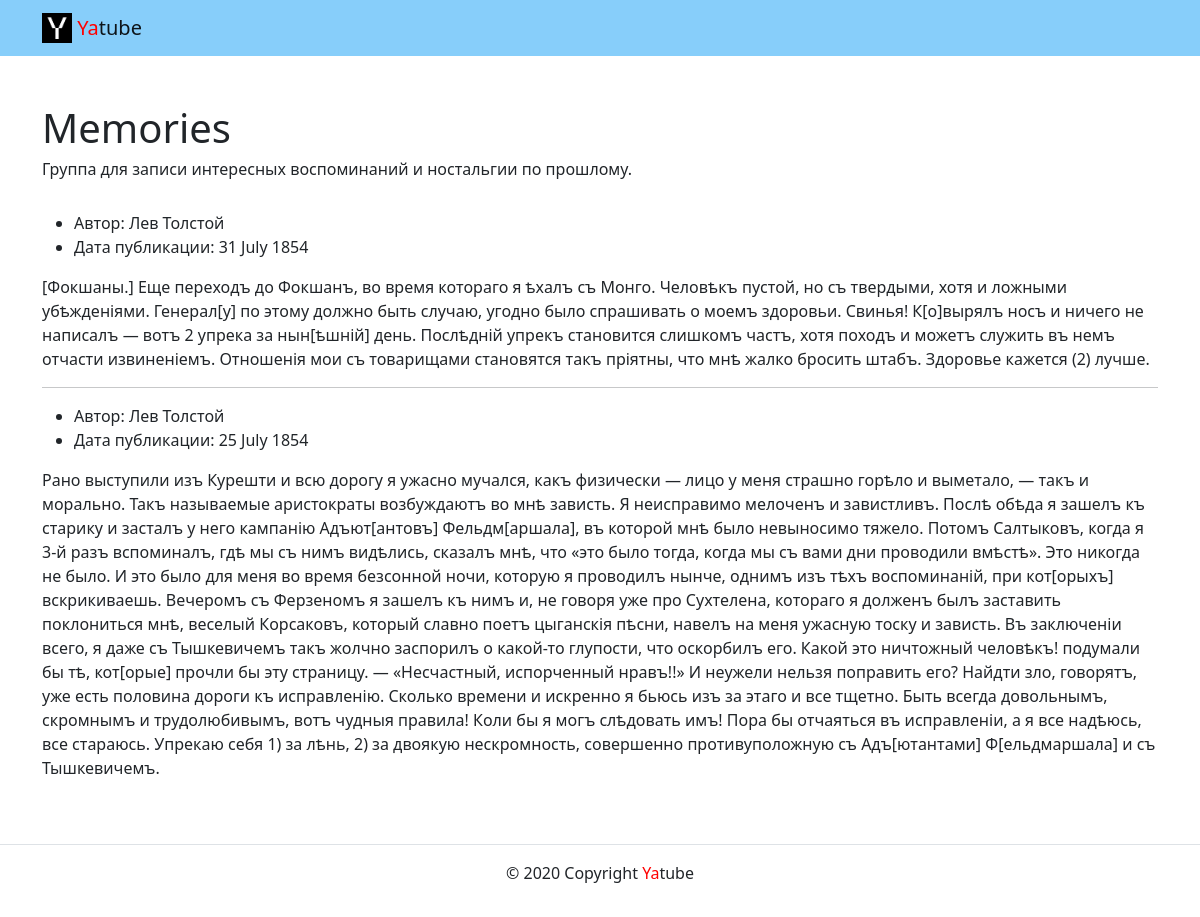
/group/memories/, run on the app's committed database.
### posts/models.py (models this page shows)
class Group(models.Model):
    title = models.TextField()
    slug = models.SlugField(unique=True)
    description = models.TextField()

class Post(models.Model):
    text = models.TextField()
    pub_date = models.DateTimeField(auto_now_add=True)
    author = models.ForeignKey(
        User,
        on_delete=models.CASCADE,
        related_name='posts'
    )
    group = models.ForeignKey(
        Group,
        blank=True,
        null=True,
        on_delete=models.CASCADE,
        related_name='group'
    )

### posts/views.py (the view)
# urls.py: path('group/<slug:slug>/', views.group_posts, name='group_list'),
def group_posts(request, slug):
    group = get_object_or_404(Group, slug=slug)
    posts = Post.objects.filter(group=group).order_by('-pub_date')[:10]
    context = {
        'group': group,
        'posts': posts,
    }
    return render(request, 'posts/group_list.html', context)

### templates/posts/group_list.html
{% extends 'base.html' %}
{% block content %}
<div class="container py-5">
  <h1>{{ group.title }}</h1>
  <h6>{{ group.description}}</h6>
  <br>
  <article>
  {% for post in posts %}
    <ul>
      <li>
        Автор: {{ post.author.get_full_name }}
      </li>
      <li>
        Дата публикации: {{ post.pub_date|date:"d E Y" }}
      </li>
    </ul>
    <p>{{ post.text }}</p>
    {% if not forloop.last %}<hr>{% endif %}
  {% endfor %}
  </article>
</div>
{% endblock %}

### data on the page
Group: title "Memories", description "Группа для записи интересных воспоминаний и ностальгии по прошлому."
Post: author.get_full_name "Лев Толстой", pub_date "31 July 1854", text "[Фокшаны.] Еще переходъ до Фокшанъ, во время котораго я ѣхалъ съ Монго. Человѣкъ пустой, но съ твердыми, хотя и ложными убѣжденіями. Генерал[у] по этому должно быть случаю, угодно было спрашивать о моемъ здоровьи. Свинья! К[о]вырялъ носъ и ничего не написалъ — вотъ 2 упрека за нын[ѣшній] день. Послѣдній упрекъ становится слишкомъ частъ, хотя походъ и можетъ служить въ немъ отчасти извиненіемъ. Отношенія мои съ товарищами становятся такъ пріятны, что мнѣ жалко бросить штабъ. Здоровье кажется (2) лучше."
Post: author.get_full_name "Лев Толстой", pub_date "25 July 1854", text "Рано выступили изъ Курешти и всю дорогу я ужасно мучался, какъ физически — лицо у меня страшно горѣло и выметало, — такъ и морально. Такъ называемые аристократы возбуждаютъ во мнѣ зависть. Я неисправимо мелоченъ и завистливъ. Послѣ обѣда я зашелъ къ старику и засталъ у него кампанію Адъют[антовъ] Фельдм[аршала], въ которой мнѣ было невыносимо тяжело. Потомъ Салтыковъ, когда я 3-й разъ вспоминалъ, гдѣ мы съ нимъ видѣлись, сказалъ мнѣ, что «это было тогда, когда мы съ вами дни проводили вмѣстѣ». Это никогда не было. И это было для меня во время безсонной ночи, которую я проводилъ нынче, однимъ изъ тѣхъ воспоминаній, при кот[орыхъ] вскрикиваешь. Вечеромъ съ Ферзеномъ я зашелъ къ нимъ и, не…"
